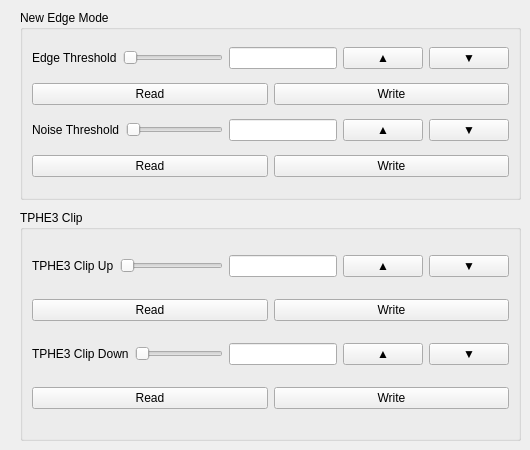
             <widget class="QWidget" name="tab_3">
              <attribute name="title">
               <string>Page3</string>
              </attribute>
              <widget class="QGroupBox" name="groupBox_3">
               <property name="geometry">
                <rect>
                 <x>20</x>
                 <y>10</y>
                 <width>501</width>
                 <height>190</height>
                </rect>
               </property>
               <property name="title">
                <string>New Edge Mode</string>
               </property>
               <layout class="QVBoxLayout" name="verticalLayout_17">
                <item>
                 <layout class="QHBoxLayout" name="horizontalLayout_27">
                  <item>
                   <widget class="QLabel" name="label_39">
                    <property name="text">
                     <string>Edge Threshold</string>
                    </property>
                   </widget>
                  </item>
                  <item>
                   <widget class="QSlider" name="horizontalSlider_edge_threshold">
                    <property name="maximum">
                     <number>255</number>
                    </property>
                    <property name="pageStep">
                     <number>1</number>
                    </property>
                    <property name="orientation">
                     <enum>Qt::Horizontal</enum>
                    </property>
                   </widget>
                  </item>
                  <item>
                   <widget class="QLineEdit" name="lineEdit_edge_threshold"/>
                  </item>
                  <item>
                   <widget class="QPushButton" name="pushButton_edge_threshold_up">
                    <property name="text">
                     <string>▲</string>
                    </property>
                   </widget>
                  </item>
                  <item>
                   <widget class="QPushButton" name="pushButton_edge_threshold_down">
                    <property name="text">
                     <string>▼</string>
                    </property>
                   </widget>
                  </item>
                 </layout>
                </item>
                <item>
                 <layout class="QHBoxLayout" name="horizontalLayout_28">
                  <item>
                   <widget class="QPushButton" name="btn_edge_threshold_read">
                    <property name="text">
                     <string>Read</string>
                    </property>
                   </widget>
                  </item>
                  <item>
                   <widget class="QPushButton" name="btn_edge_threshold_write">
                    <property name="text">
                     <string>Write</string>
                    </property>
                   </widget>
                  </item>
                 </layout>
                </item>
                <item>
                 <layout class="QHBoxLayout" name="horizontalLayout_29">
                  <item>
                   <widget class="QLabel" name="label_40">
                    <property name="text">
                     <string>Noise Threshold</string>
                    </property>
                   </widget>
                  </item>
                  <item>
                   <widget class="QSlider" name="horizontalSlider_noise_threshold">
                    <property name="maximum">
                     <number>255</number>
                    </property>
                    <property name="pageStep">
                     <number>1</number>
                    </property>
                    <property name="orientation">
                     <enum>Qt::Horizontal</enum>
                    </property>
                   </widget>
                  </item>
                  <item>
                   <widget class="QLineEdit" name="lineEdit_noise_threshold"/>
                  </item>
                  <item>
                   <widget class="QPushButton" name="pushButton_noise_threshold_up">
                    <property name="text">
                     <string>▲</string>
                    </property>
                   </widget>
                  </item>
                  <item>
                   <widget class="QPushButton" name="pushButton_noise_threshold_down">
                    <property name="text">
                     <string>▼</string>
                    </property>
                   </widget>
                  </item>
                 </layout>
                </item>
                <item>
                 <layout class="QHBoxLayout" name="horizontalLayout_30">
                  <item>
                   <widget class="QPushButton" name="btn_noise_threshold_read">
                    <property name="text">
                     <string>Read</string>
                    </property>
                   </widget>
                  </item>
                  <item>
                   <widget class="QPushButton" name="btn_noise_threshold_write">
                    <property name="text">
                     <string>Write</string>
                    </property>
                   </widget>
                  </item>
                 </layout>
                </item>
               </layout>
              </widget>
              <widget class="QGroupBox" name="groupBox_4">
               <property name="geometry">
                <rect>
                 <x>20</x>
                 <y>210</y>
                 <width>501</width>
                 <height>231</height>
                </rect>
               </property>
               <property name="title">
                <string>TPHE3 Clip</string>
               </property>
               <layout class="QVBoxLayout" name="verticalLayout_18">
                <item>
                 <layout class="QHBoxLayout" name="horizontalLayout_31">
                  <item>
                   <widget class="QLabel" name="label_41">
                    <property name="text">
                     <string>TPHE3 Clip Up</string>
                    </property>
                   </widget>
                  </item>
                  <item>
                   <widget class="QSlider" name="horizontalSlider_tphe3_clip_up">
                    <property name="maximum">
                     <number>255</number>
                    </property>
                    <property name="pageStep">
                     <number>1</number>
                    </property>
                    <property name="orientation">
                     <enum>Qt::Horizontal</enum>
                    </property>
                   </widget>
                  </item>
                  <item>
                   <widget class="QLineEdit" name="lineEdit_tphe3_clip_up"/>
                  </item>
                  <item>
                   <widget class="QPushButton" name="pushButton_tphe3_clip_up_up">
                    <property name="text">
                     <string>▲</string>
                    </property>
                   </widget>
                  </item>
                  <item>
                   <widget class="QPushButton" name="pushButton_tphe3_clip_up_down">
                    <property name="text">
                     <string>▼</string>
                    </property>
                   </widget>
                  </item>
                 </layout>
                </item>
                <item>
                 <layout class="QHBoxLayout" name="horizontalLayout_32">
                  <item>
                   <widget class="QPushButton" name="btn_tphe3_clip_up_read">
                    <property name="text">
                     <string>Read</string>
                    </property>
                   </widget>
                  </item>
                  <item>
                   <widget class="QPushButton" name="btn_tphe3_clip_up_write">
                    <property name="text">
                     <string>Write</string>
                    </property>
                   </widget>
                  </item>
                 </layout>
                </item>
                <item>
                 <layout class="QHBoxLayout" name="horizontalLayout_33">
                  <item>
                   <widget class="QLabel" name="label_42">
                    <property name="text">
                     <string>TPHE3 Clip Down</string>
                    </property>
                   </widget>
                  </item>
                  <item>
                   <widget class="QSlider" name="horizontalSlider_tphe3_clip_down">
                    <property name="maximum">
                     <number>255</number>
                    </property>
                    <property name="pageStep">
                     <number>1</number>
                    </property>
                    <property name="orientation">
                     <enum>Qt::Horizontal</enum>
                    </property>
                   </widget>
                  </item>
                  <item>
                   <widget class="QLineEdit" name="lineEdit_tphe3_clip_down"/>
                  </item>
                  <item>
                   <widget class="QPushButton" name="pushButton_tphe3_clip_down_up">
                    <property name="text">
                     <string>▲</string>
                    </property>
                   </widget>
                  </item>
                  <item>
                   <widget class="QPushButton" name="pushButton_tphe3_clip_down_down">
                    <property name="text">
                     <string>▼</string>
                    </property>
                   </widget>
                  </item>
                 </layout>
                </item>
                <item>
                 <layout class="QHBoxLayout" name="horizontalLayout_34">
                  <item>
                   <widget class="QPushButton" name="btn_tphe3_clip_down_read">
                    <property name="text">
                     <string>Read</string>
                    </property>
                   </widget>
                  </item>
                  <item>
                   <widget class="QPushButton" name="btn_tphe3_clip_down_write">
                    <property name="text">
                     <string>Write</string>
                    </property>
                   </widget>
                  </item>
                 </layout>
                </item>
               </layout>
              </widget>
             </widget>
